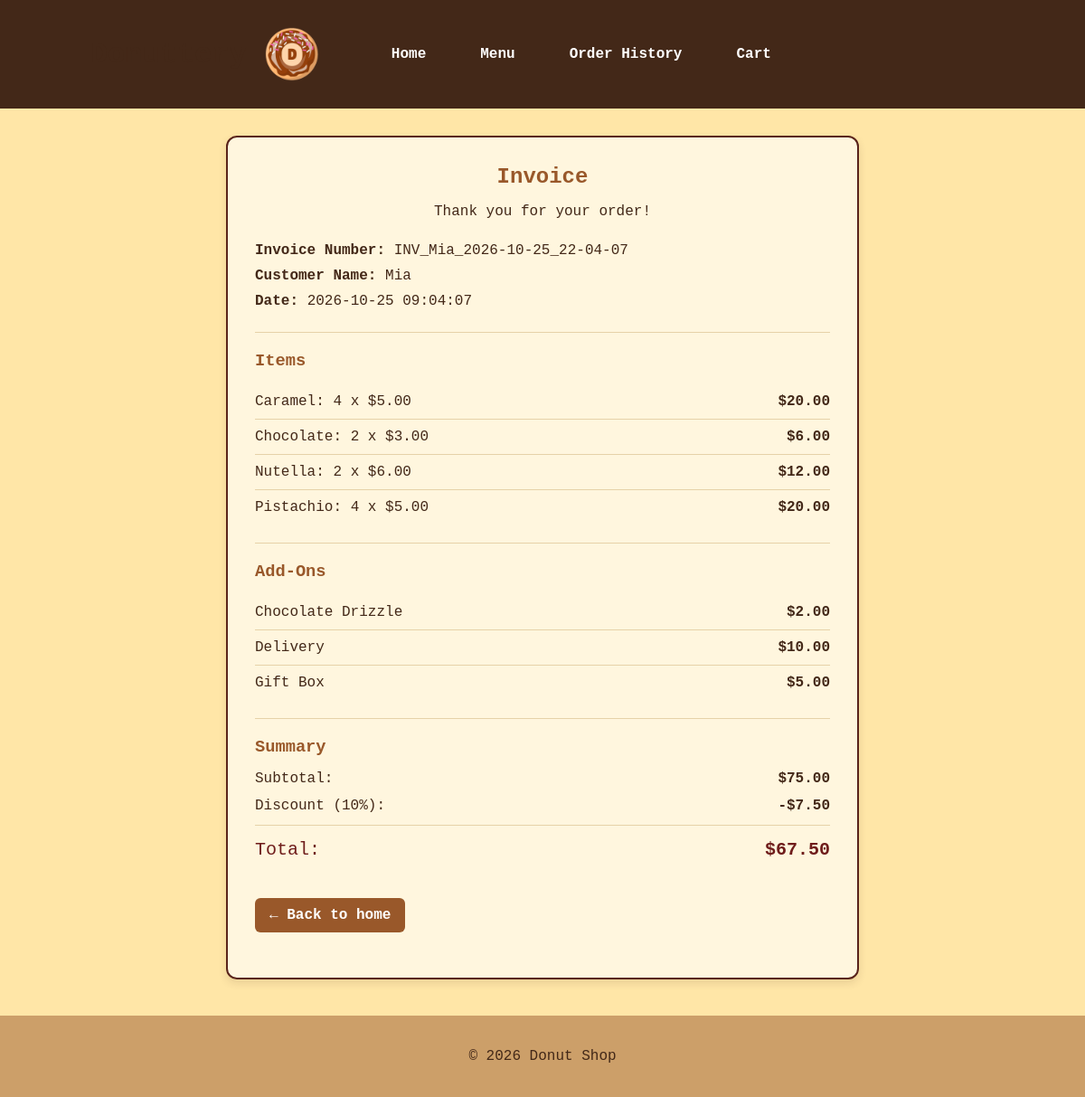
The app's page /view_invoice/48 with its own data.
### tables this page shows
CREATE TABLE orders (
                order_id INTEGER PRIMARY KEY AUTOINCREMENT,
                invoice_number TEXT,
                customer_name TEXT,
                items TEXT,
                addons TEXT,
                total REAL,
                date TIMESTAMP DEFAULT CURRENT_TIMESTAMP
            );

### app.py (the view)
@app.route('/view_invoice/<int:order_id>')
def view_invoice(order_id):
    with sqlite3.connect('donut_shop.db') as conn:
        cursor = conn.cursor()
        cursor.execute(
            "SELECT * FROM orders WHERE order_id = ?",
            (order_id,)
        )
        row = cursor.fetchone()
    if row is None:
        flash("Invoice not found.")
        return redirect(url_for('order_history'))
    customer_name = row[2]
    cart = json.loads(row[3])
    selected_addons = json.loads(row[4])
    total = row[5]
    invoice_date = row[6]
    invoice_number = row[1]
    donut_subtotal = sum(
        item['price'] * item['quantity']
        for item in cart.values()
    )
    addon_subtotal = sum(selected_addons.values())
    subtotal = donut_subtotal + addon_subtotal
    discount = subtotal - total
    discount_applied = discount > 0
    return render_template(
        'invoices.html',
        customer_name=customer_name,
        cart=cart,
        selected_addons=selected_addons,
        total=total,
        donut_subtotal=donut_subtotal,
        addon_subtotal=addon_subtotal,
        invoice_date=invoice_date,
        invoice_number=invoice_number,
        discount_applied=discount_applied,
        subtotal=subtotal,
        discount=discount
    )

### templates/invoices.html (shortened to what this page needs)
{% extends "base.html" %}
{% block content %}
<div class="invoice-card">
    <h2>Invoice</h2>
    <p class="invoice-thank-you">Thank you for your order!</p>
    <div class="invoice-details">
        <p><strong>Invoice Number:</strong> {{ invoice_number }}</p>
        <p><strong>Customer Name:</strong> {{ customer_name }}</p>
        <p><strong>Date:</strong> {{ invoice_date }}</p>
    </div>
    <div class="invoice-section">
        <h3>Items</h3>
        {% if cart %}
            <ul class="invoice-list">
                {% for item, details in cart.items() %}
                    <li>
                        <span>{{ item }}: {{ details['quantity'] }} x ${{ '%.2f' % details['price'] }}</span>
                        <strong>${{ '%.2f' % (details['quantity'] * details['price']) }}</strong>
                    </li>
                {% endfor %}
            </ul>
        {% else %}
            <p>No items in this order.</p>
        {% endif %}
    </div>
    <div class="invoice-section">
        <h3>Add-Ons</h3>
        {% if selected_addons %}
            <ul class="invoice-list">
                {% for addon, price in selected_addons.items() %}
                    <li>
                        <span>{{ addon }}</span>
                        <strong>${{ '%.2f' % price }}</strong>
                    </li>
                {% endfor %}
            </ul>
        {% else %}
            <p>No add-ons selected.</p>
        {% endif %}
    </div>
    <div class="invoice-section invoice-summary">
        <h3>Summary</h3>
        <p>
            <span>Subtotal:</span>
            <strong>${{ '%.2f' % subtotal }}</strong>
        </p>
        {% if discount_applied %}
            <p>
                <span>Discount (10%):</span>
                <strong>-${{ '%.2f' % discount }}</strong>
            </p>
        {% endif %}
        <p class="invoice-total">
            <span>Total:</span>
            <strong>${{ '%.2f' % total }}</strong>
        </p>
    </div>
    <a href="{{ url_for('index') }}" class="back-button">← Back to home</a>
</div>
{% endblock %}

### static/css/style.css (style rules this page uses)
body { font-family: Consolas, monospace; margin: 0; background-color: #FFE6A7; color: #432818; }
h2, h3 { color: #99582A; }
ul { padding-left: 20px; }
li { margin-bottom: 8px; }
h2 { margin-top: 30px; }
a { color: #6F1D1B; }
.back-button { display: inline-block; margin: 10px 0 20px; padding: 10px 16px; background-color: #99582A; color: #FFFFFF; text-decoration: none; border-radius: 6px; font-weight: bold; }
.invoice-card { max-width: 700px; margin: 30px auto; padding: 30px; background-color: #FFF6DE; border: 2px solid #59231A; border-radius: 12px; box-shadow: 0 4px 10px rgba(67, 40, 24, 0.12); box-sizing: border-box; }
.invoice-card h2 { margin-top: 0; margin-bottom: 10px; text-align: center; }
.invoice-thank-you { text-align: center; margin-bottom: 25px; }
.invoice-details { padding-bottom: 15px; border-bottom: 1px solid #E6D2A8; }
.invoice-details p { margin: 10px 0; overflow-wrap: anywhere; }
.invoice-section { padding: 20px 0; border-bottom: 1px solid #E6D2A8; }
.invoice-section h3 { margin-top: 0; margin-bottom: 15px; }
.invoice-list { list-style: none; padding: 0; margin: 0; }
.invoice-list li { display: flex; justify-content: space-between; align-items: flex-start; gap: 15px; padding: 10px 0; margin: 0; border-bottom: 1px solid #E6D2A8; }
.invoice-list li:last-child { border-bottom: none; }
.invoice-list li span { overflow-wrap: anywhere; }
.invoice-list li strong { white-space: nowrap; }
.invoice-summary { border-bottom: none; }
.invoice-summary p { display: flex; justify-content: space-between; gap: 15px; margin: 12px 0; }
.invoice-total { padding-top: 15px; border-top: 1px solid #E6D2A8; font-size: 20px; color: #6F1D1B; }
.invoice-card .back-button { margin-top: 10px; }

### records on screen
orders: invoice_number "INV_Mia_2026-10-25_22-04-07", customer_name "Mia", date "2026-10-25 09:04:07", total "67.50"

### other values on screen
{{ item }} "Caramel" "Chocolate" "Nutella" "Pistachio"
{{ details['quantity'] }} "4" "2" "2" "4"
{{ '%.2f' % details['price'] }} "5.00" "3.00" "6.00" "5.00"
{{ '%.2f' % (details['quantity'] * details['price']) }} "20.00" "6.00" "12.00" "20.00"
{{ addon }} "Chocolate Drizzle" "Delivery" "Gift Box"
{{ '%.2f' % price }} "2.00" "10.00" "5.00"
{{ '%.2f' % subtotal }} "75.00"
{{ '%.2f' % discount }} "7.50"
